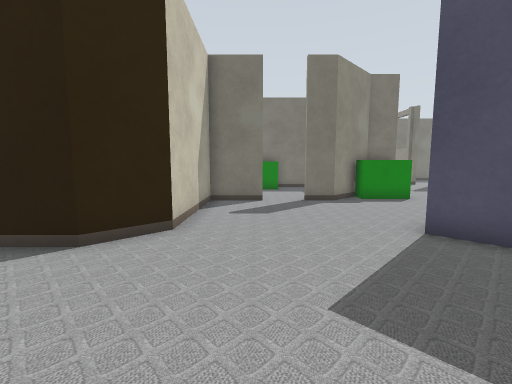
view 1 (above)

21 first-person views from a walk through a world built for the Gazebo simulator. The camera is 0.72 m above the floor, tilts 6° down and sees 90° across. Floor lines are 1 m apart. The floor is counted in squares, 0.5 m on a side. Each view is taken from the middle of a square. On the plan, view 1 faces up. The plan holds only what a view shows up to about 13 squares ahead; the rest is blank. The place goes on beyond the plan.

view 2
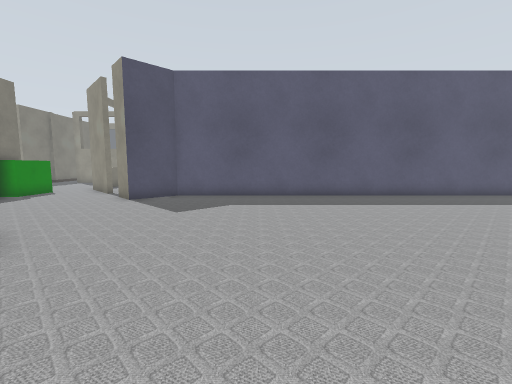

view 3
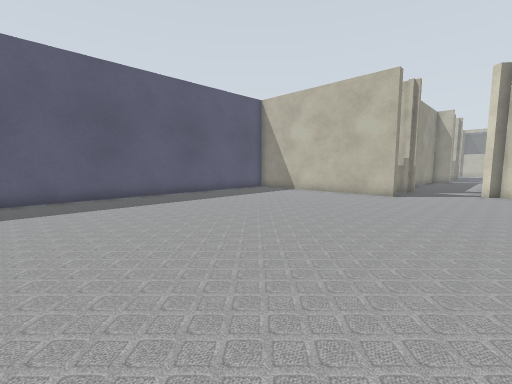

view 4
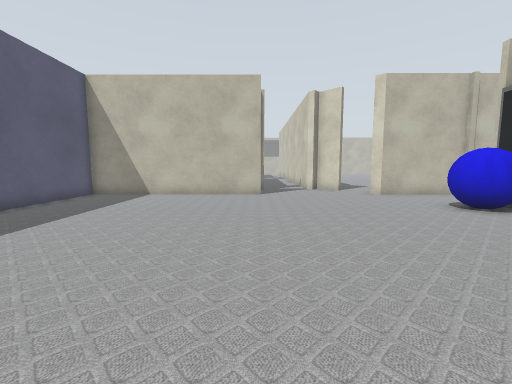

view 5
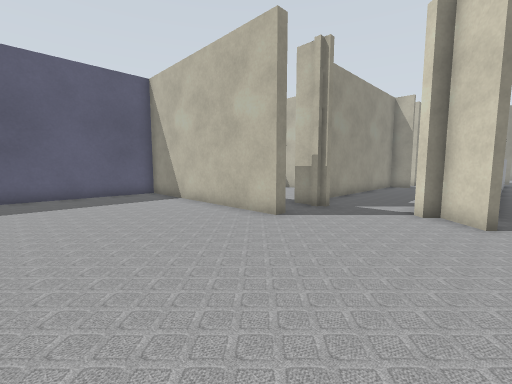

view 6
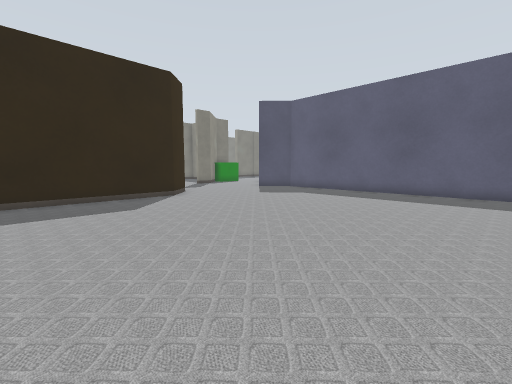

view 7
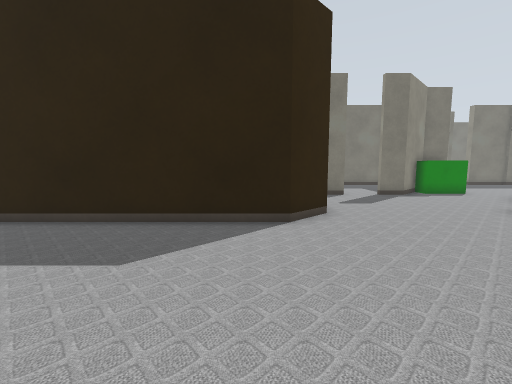

view 8
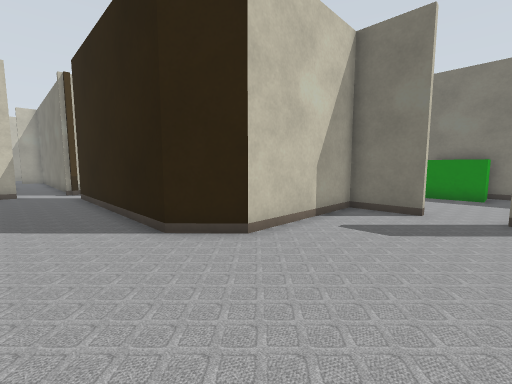

view 9
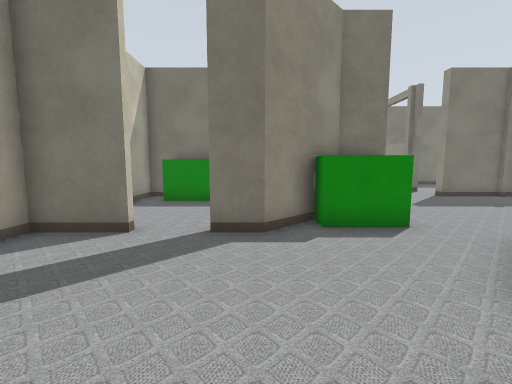

view 10
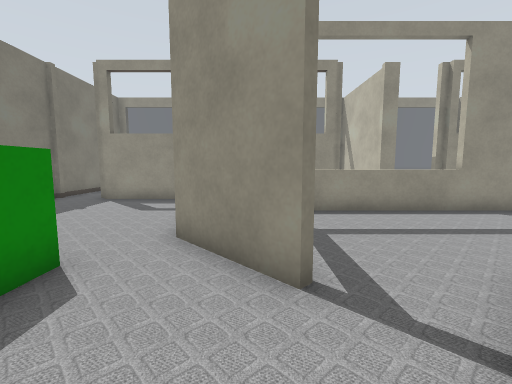

view 11
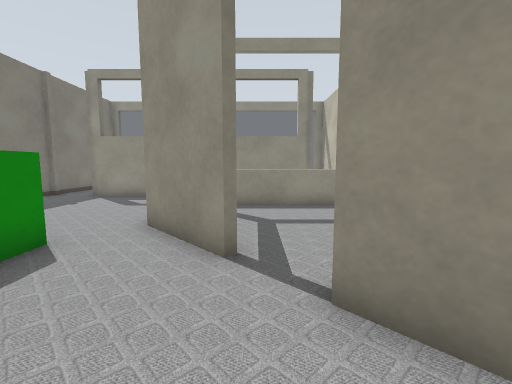

view 12
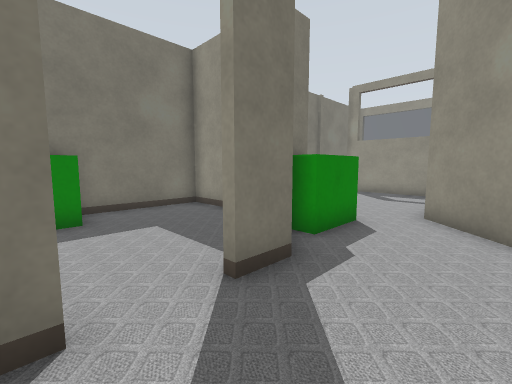

view 13
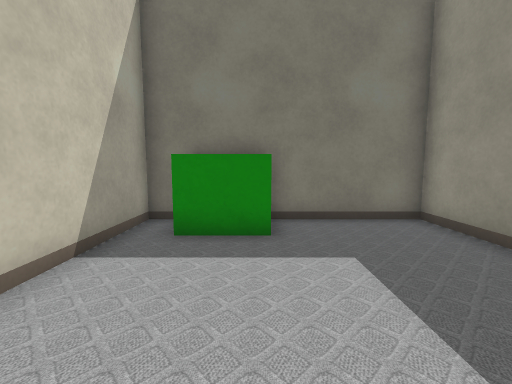

view 14
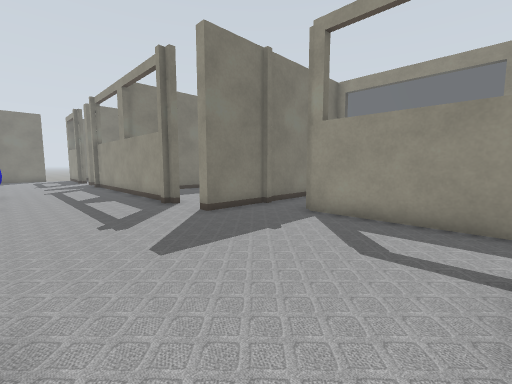

view 15
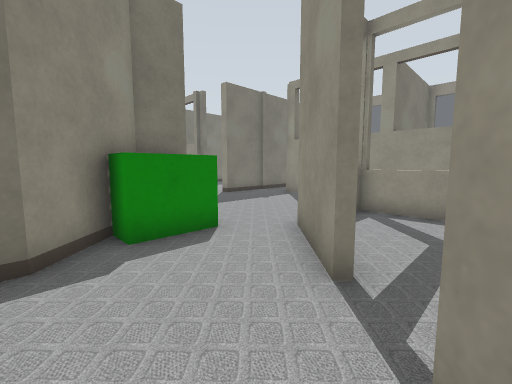

view 16
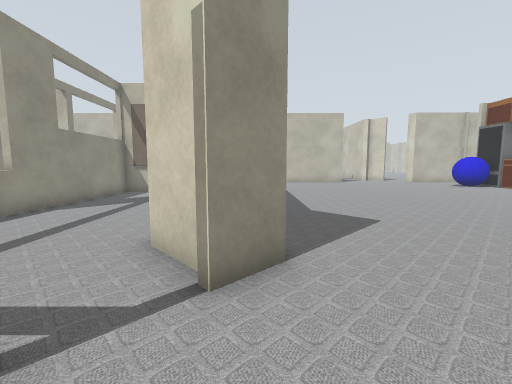

view 17
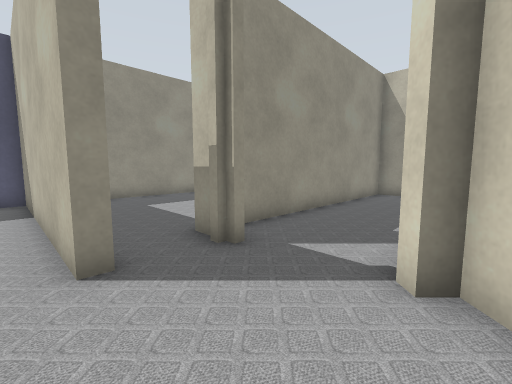

view 18
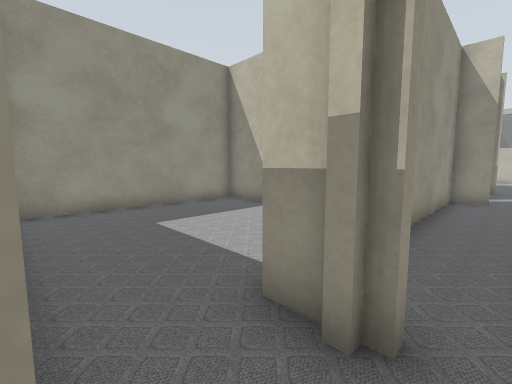

view 19
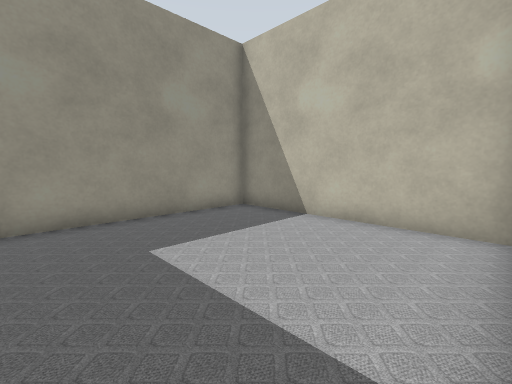

view 20
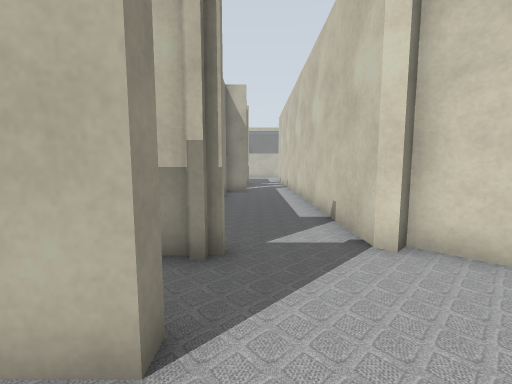

view 21
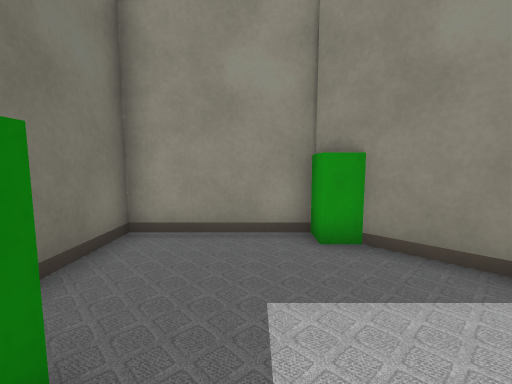

### Floor plan
Ten units are one square. View 1 is at (0, 0); x grows to the right and y downward. Boxes are objects, and circles mark ways between rooms. Rooms are numbered by the first view taken in them; rooms with no view inside come last. Other rooms are left out.
<svg viewBox="-100 -180 247 400">
<path fill="none" stroke="#000" d="M-32 131 -32 126 51 126 51 -37 36 -53 45 -62M-95 124 -91 124 -87 128M-35 150 -21 150M-77 144 -67 155 -64 151 -61 154 -61 215M-19 -66 -19 -56 -31 -44 -95 -44M-24 215 -24 161M4 -104 -19 -104 -19 -66M31 -104 20 -104M139 -46 139 -145M72 -88 80 -96M141 -19 141 -26M139 11 139 0M142 -167 116 -167M32 -107 44 -119M65 -125 54 -125 54 -167 -19 -167 -19 -126M-21 204 51 204 51 132M58 -74 72 -88M44 -117 31 -104"/>
<rect x="-95" y="75" width="10" height="10" fill="#bbb"><title>other object</title></rect>
<rect x="-15" y="-175" width="30" height="30" fill="#bbb"><title>green box</title></rect>
<rect x="45" y="-135" width="30" height="30" fill="#bbb"><title>green box</title></rect>
<circle cx="10" cy="-55" r="3" fill="#2a7"/>
<circle cx="-25" cy="140" r="3" fill="#2a7"/>
<circle cx="10" cy="-105" r="3" fill="#2a7"/>
<circle cx="40" cy="-80" r="3" fill="#2a7"/>
<circle cx="58" cy="-108" r="3" fill="#2a7"/>
<text x="-30" y="50">1</text>
<text x="10" y="-80">2</text>
<text x="120" y="-70">3</text>
<text x="20" y="-140">4</text>
<text x="10" y="160">5</text>
<text x="50" y="-80">6</text>
<text x="40" y="-100">7</text>
</svg>
Room 1 opens to room 2. Room 1 opens to room 5. Room 2 opens to room 4. Room 2 opens to room 6. Room 3 opens to room 4.

Where each view was taken, in squares from view 1:
view 1: 0 up, 0 right, facing up
view 2: 0 up, 7 left, facing right
view 3: 0 up, 7 left, facing down-right
view 4: 0 up, 3 left, facing down
view 5: 7 down, 8 left, facing down-right
view 6: 7 down, 9 left, facing up-right
view 7: 2 down, 4 left, facing up
view 8: 2 up, 2 right, facing up-left
view 9: 5 up, 3 right, facing up
view 10: 8 up, 3 right, facing right
view 11: 7 up, 2 right, facing right
view 12: 8 up, 0 right, facing up-right
view 13: 10 up, 1 right, facing up
view 14: 10 up, 7 right, facing up-right
view 15: 6 up, 3 right, facing up-right
view 16: 9 up, 4 right, facing down
view 17: 12 down, 7 left, facing down-right
view 18: 13 down, 4 left, facing down-right
view 19: 14 down, 2 left, facing down-right
view 20: 11 down, 4 left, facing down
view 21: 14 up, 0 right, facing right
